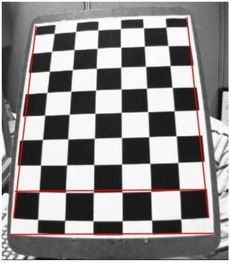
#> input picture chessboard.jpeg, 230 x 263 px, shrunk from 545 x 624 before the run; its folder holds 4 pictures in this run
$ jupyter execute --allow-errors main.ipynb   (Python 2 division)
#> lines starting #> are read from the running program, lines starting #| are printed output that depends on the picture; after the words box and inside, x2 and y2 are one past the last pixel; in counts of white or black regions, pixels touching at a corner belong together
# Part 1

[cell 1]
import numpy as np
import cv2
import glob
import matplotlib.pyplot as plt

[cell 2]
#define a termination criteria
criteria = (cv2.TERM_CRITERIA_EPS + cv2.TERM_CRITERIA_MAX_ITER, 30, 0.001)

#prepare object points
objp = np.zeros((6*7, 3), np.float32)
objp[:, :2] = np.mgrid[0:7,0:6].T.reshape(-1, 2)

#arrays to store object points and image points for all the images
objpoints = [] #3D points in the real world space
imgpoints = [] #2D points i the image plane

images= glob.glob('*.jpeg')

for fname in images:
    img = cv2.imread(fname)
#> img is the input picture: shape (263, 230, 3); mean B, G, R 139.2, 139.2, 142.3
    print(fname)
    gray = cv2.cvtColor(img, cv2.COLOR_BGR2GRAY)
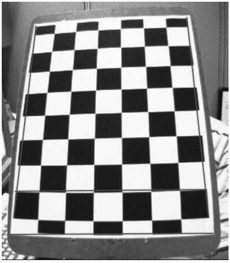
#> gray: shape (263, 230); min 0, max 255, mean 140.2

    #Find the chessboard corners
    ret, corners = cv2.findChessboardCorners(gray, (7, 6), None)
#> ret = True; corners = 42 rows, first 8: [39.1, 191.8], [40.57, 165.2], [42.52, 139.4], [44.69, 115.1], [46.86, 92.41], [49.37, 71.19], [51.66, 51.39], [65.44, 192.6]
    print(ret, corners)
#> (printed output is left out)
    #Add object points and image points after refinement
    if ret == True:
        objpoints.append(objp)

        cv2.cornerSubPix(gray, corners, (11, 11), (-1, -1), criteria)
        imgpoints.append(corners)

        #draw and display the corners
        cv2.drawChessboardCorners(img, (7, 6), corners, ret)
#> img: shape (263, 230, 3); 13.08% of pixels changed, all inside (x1, y1, x2, y2) = (33, 40, 187, 199)
        plt.imshow(img)
        plt.show()

[cell 3]
ret, mtx, dist, revecs, tvecs = cv2.calibrateCamera(objpoints, imgpoints, gray.shape[::-1], None, None)
#> ret = 0.114; mtx = [[233.4, 0, 132.1], [0, 223.5, 112.7], [0, 0, 1]]; dist = [[-0.149, -0.125, 0.00131, -0.0067, 0.312]]; revecs = ([-0.268, -0.193, -1.59],); tvecs = ([-3.34, 2.97, 8.07],)

[cell 4]
img = cv2.imread('chessboard.jpeg')
h, w = img.shape[:2]
#> h = 263; w = 230
newcameramtx, roi = cv2.getOptimalNewCameraMatrix(mtx, dist, (w, h), 1, (w, h))
#> newcameramtx = [[218, 0, 130.4], [0, 207.6, 113.2], [0, 0, 1]]; roi = (5, 3, 220, 252)

[cell 5]
#preform undistortion
dst = cv2.undistort(img, mtx, dist, None, newcameramtx)
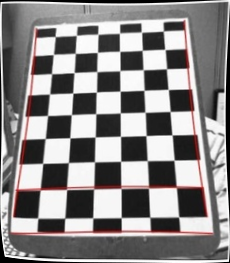
#> dst: shape (263, 230, 3); mean B, G, R 135, 135.1, 138.1

x, y, w, h = roi
#> x = 5; y = 3; w = 220; h = 252
dst = dst[y:y+h, x:x+w]
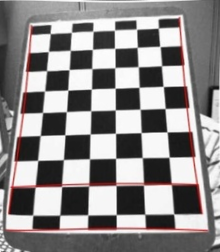
#> dst: shape (252, 220, 3); mean B, G, R 136.8, 136.8, 140.2
cv2.imwrite('calibresult.png', dst)
plt.imshow(dst)

# Part 2

[cell 6]
#Retrieve camera matrix and distortion coefficient
def draw(img, corners, imgpts):
    """
    corners : 4 corners of the chessboard.
    imgpts : endpoint of our axis lines in each of the 3 directions.
    """
    corner = tuple(corners[0].ravel())
    img = cv2.line(img, corner, tuple(imgpts[0].ravel()), (255, 0, 0), 5)
    img = cv2.line(img, corner, tuple(imgpts[1].ravel()), (0, 255, 0), 5)
    img = cv2.line(img, corner, tuple(imgpts[2].ravel()), (0, 0, 255), 5)
    return img

[cell 7]
criteria = (cv2.TERM_CRITERIA_EPS + cv2.TERM_CRITERIA_MAX_ITER, 30, 0.001)
objp = np.zeros((6*7, 3), np.float32)
objp[:, :2] = np.mgrid[0:7, 0:6].T.reshape(-1, 2)

axis = np.float32([[3, 0, 0], [0, 3, 0], [0, 0, -3]]).reshape(-1, 3)

[cell 8]
images= glob.glob('*.jpeg')

for fname in images:
    img = cv2.imread(fname)
    gray = cv2.cvtColor(img, cv2.COLOR_BGR2GRAY)

    #Find the chessboard corners
    ret, corners = cv2.findChessboardCorners(gray, (7, 6), None)
#> ret = True
    #Add object points and image points after refinement
    if ret == True:
        corners2 = cv2.cornerSubPix(gray, corners, (11, 11), (-1, -1), criteria)
#> corners2 = 42 rows, first 8: [38.92, 191.4], [40.54, 165.2], [42.44, 139.4], [44.6, 115.2], [46.79, 92.41], [49.29, 71.15], [51.62, 51.27], [65.56, 191.9]

        #find rotation and translation vectors
        _, rvecs, tvecs, inliers = cv2.solvePnPRansac(objp, corners2, mtx, dist)
#> rvecs = [-0.268, -0.193, -1.59]; tvecs = [-3.34, 2.97, 8.07]; inliers = 42 values from 0 to 41

        #project 3d points to image plane
        imgpts, jac = cv2.projectPoints(axis, rvecs, tvecs, mtx, dist)
#> imgpts = [[44.52, 115.1], [121.9, 191.7], [-16.94, 198.2]]
        img = draw(img, corners2, imgpts)
#> in draw, `corner = tuple(corners[0].ravel())`: corner = (38.92, 191.4)
        plt.imshow(img)

## Render a cube

[cell 9]
def draw(img, corners, imgpts):
    imgpts = np.int32(imgpts).reshape(-1, 2)

    #draw ground floor in green
    img = cv2.drawContours(img, [imgpts[:4]], -1, (0, 255, 0), -3)

    #draw pillars in blue color
    for i, j in zip(range(4), range(4, 8)):
        img = cv2.line(img, tuple(imgpts[i]), tuple(imgpts[j]), (255), 3)

    #draw top layer in red
    img = cv2.drawContours(img, [imgpts[4:]], -1, (0, 0, 255), 3)
    return img

[cell 10]
#modify axis points to include the corners of the cube
axis = np.float32([[0, 0, 0], [0, 3, 0], [3, 3, 0], [3, 0, 0], [0, 0, -3], [0, 3, -3], [3, 3, -3], [3, 0, -3]])

[cell 11]
images= glob.glob('*.jpeg')

for fname in images:
    img = cv2.imread(fname)
    gray = cv2.cvtColor(img, cv2.COLOR_BGR2GRAY)

    #Find the chessboard corners
    ret, corners = cv2.findChessboardCorners(gray, (7, 6), None)
    #Add object points and image points after refinement
    if ret == True:
        corners2 = cv2.cornerSubPix(gray, corners, (11, 11), (-1, -1), criteria)

        #find rotation and translation vectors
        _, rvecs, tvecs, inliers = cv2.solvePnPRansac(objp, corners2, mtx, dist)

        #project 3d points to image plane
        imgpts, jac = cv2.projectPoints(axis, rvecs, tvecs, mtx, dist)
#> imgpts = [[38.98, 191.5], [121.9, 191.7], [121.2, 112.5], [44.52, 115.1], [-16.94, 198.2], [109.4, 198.7], [110, 80], [1.15, 85.88]]
        img = draw(img, corners2, imgpts)
#> in draw, `imgpts = np.int32(imgpts).reshape(-1, 2)`: imgpts = [[38, 191], [121, 191], [121, 112], [44, 115], [-16, 198], [109, 198], [109, 79], [1, 85]]
#> after the loop in draw, `for i, j in zip(range(4), range(4, 8)):`:
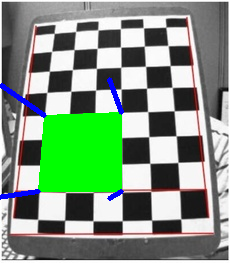
#> img: shape (263, 230, 3); mean B, G, R 127.3, 150.7, 126.7
#> in draw, `img = cv2.drawContours(img, [imgpts[4:]], -1, (0, 0, 255), 3)`: img: shape (263, 230, 3); 2.84% of pixels changed, all inside (x1, y1, x2, y2) = (0, 77, 112, 201)
        plt.imshow(img)

# Part 3

[cell 12]
import cv2
import matplotlib.pyplot as plt
import numpy as np

[cell 13]
img1 = cv2.imread('laptop_left.jpg')
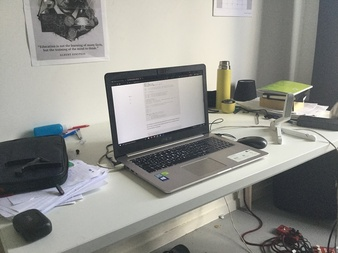
#> input picture laptop_left.jpg, 338 x 253 px, shrunk from 800 x 600 before the run
#> img1 is the input picture: shape (253, 338, 3); mean B, G, R 141.7, 146.8, 146.6
img2 = cv2.imread('laptop_right.jpg')
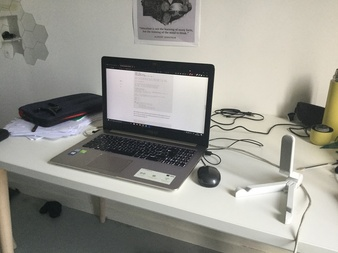
#> input picture laptop_right.jpg, 338 x 253 px, shrunk from 800 x 600 before the run
#> img2 is the input picture: shape (253, 338, 3); mean B, G, R 144.1, 151.7, 152.9

[cell 14]
sift = cv2.xfeatures2d.SIFT_create()
#find keypoints descriptors
kp1, des1 = sift.detectAndCompute(img1, None)
#> kp1 = 311 keypoints; strongest (x, y, size): (113, 79, 12), (321, 112, 9.2), (255, 143, 10.9), (113, 87, 2)
kp2, des2 = sift.detectAndCompute(img2, None)
#> kp2 = 233 keypoints; strongest (x, y, size): (206, 70, 11.2), (214, 181, 2.3), (207, 177, 14.3), (304, 115, 25.5)

#FLANN parameters
FLANN_INDEX_KDTREE = 0
index_params = dict(algorithm = FLANN_INDEX_KDTREE, trees = 5)
search_params = dict(checks = 50)

flann = cv2.FlannBasedMatcher(index_params, search_params)
matches = flann.knnMatch(des1, des2, k = 2)
#> matches = 311 matches

good = []
pts1 = []
pts2 = []

for i, (m, n) in enumerate(matches):
    if m.distance < 0.8*n.distance:
        good.append(m)
        pts2.append(kp2[m.trainIdx].pt)
        pts1.append(kp1[m.queryIdx].pt)
#> after the loop, good = 33 matches; pts1 = 33 pairs, first value 16.64 to 315.9, second value 22.42 to 245.9; pts2 = 33 pairs, first value 32.54 to 330.8, second value 7.2 to 200.9

[cell 15]
#Calculate the fundamental matrix
pts1 = np.int32(pts1)
#> pts1 = 33 pairs, first value 16 to 315, second value 22 to 245
pts2 = np.int32(pts2)
#> pts2 = 33 pairs, first value 32 to 330, second value 7 to 200
F, mask = cv2.findFundamentalMat(pts1, pts2, cv2.FM_LMEDS)
#> F = [[1.76e-05, 2.4e-05, -0.0069], [-7.79e-05, 2.51e-05, 0.0191], [0.00227, -0.0186, 1]]; mask = 33 values, max 1 at index 3, min 0 at index 0, mean 0.606

#Select only inlier points
pts1 = pts1[mask.ravel() == 1]
#> pts1 = 20 rows, first 8: [38, 22], [39, 57], [39, 192], [44, 28], [44, 28], [54, 189], [57, 32], [60, 192]
pts2 = pts2[mask.ravel() == 1]
#> pts2 = 20 rows, first 8: [141, 7], [139, 37], [62, 124], [145, 13], [145, 13], [32, 125], [154, 16], [33, 129]

[cell 16]
colors = np.random.randint(0,255,(256, 3))
def drawlines(img,lines,pts1, pts2):
    ''' img1 - image on which we draw the epilines for the points in img2
        lines - corresponding epilines '''
    _, c = img.shape[:2]

    i = 0
    for r, pt1, pt2 in zip(lines, pts1, pts2):
        i += 1
        color = colors[i % 256].tolist()
        x0,y0 = map(int, [0, -r[2]/r[1] ])
        x1,y1 = map(int, [c, -(r[2]+r[0]*c)/r[1] ])
        cv2.line(img, (x0,y0), (x1,y1), color, 1)
        cv2.circle(img, tuple(pt1), 5 , color, -1)
    return img

[cell 17]
#finding and drawing epilines on the right image
lines1 = cv2.computeCorrespondEpilines(pts2.reshape(-1, 1, 2), 2, F)
#> lines1 = 20 rows, first 8: [0.269, -0.963, 10.26], [0.127, -0.992, 51.6], [-0.409, -0.913, 191.2], [0.249, -0.969, 16.18], [0.249, -0.969, 16.18], [-0.424, -0.906, 194.7], [0.249, -0.969, 16.18], [-0.441, -0.897, 198.8]
lines1 = lines1.reshape(-1, 3)
img5 = drawlines(img1, lines1, pts1, pts2)
#> the loop in drawlines, `for r, pt1, pt2 in zip(lines, pts1, pts2):` made 20 passes
#> (r, pt1, pt2, color, y0, y1) on passes 1 to 9: ([0.269, -0.963, 10.26], [38, 22], [141, 7], [192, 67, 251], 10, 104), ([0.127, -0.992, 51.6], [39, 57], [139, 37], [195, 103, 9], 52, 95), ([-0.409, -0.913, 191.2], [39, 192], [62, 124], [211, 21, 242], 209, 58), ([0.249, -0.969, 16.18], [44, 28], [145, 13], [36, 87, 70], 16, 103), ([0.249, -0.969, 16.18], [44, 28], [145, 13], [216, 88, 140], 16, 103), ([-0.424, -0.906, 194.7], [54, 189], [32, 125], [58, 193, 230], 214, 56), ([0.249, -0.969, 16.18], [57, 32], [154, 16], [39, 87, 174], 16, 103), ([-0.441, -0.897, 198.8], [60, 192], [33, 129], [88, 81, 165], 221, 55), ([0.25, -0.968, 15.74], [76, 36], [170, 21], [25, 77, 72], 16, 103)
#> after the loop in drawlines, `for r, pt1, pt2 in zip(lines, pts1, pts2):`:
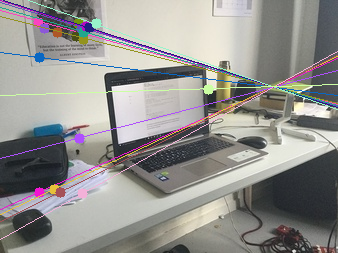
#> img: shape (253, 338, 3); mean B, G, R 143, 145.8, 147.3
#> after the loop in drawlines, `for r, pt1, pt2 in zip(lines, pts1, pts2):`: i = 20

#on the left image
lines2 = cv2.computeCorrespondEpilines(pts1.reshape(-1, 1, 2), 1, F)
#> lines2 = 20 rows, first 8: [-0.323, 0.946, 38.29], [-0.267, 0.964, 1.42], [-0.0766, 0.997, -118.9], [-0.316, 0.949, 33.44], [-0.316, 0.949, 33.44], [-0.0718, 0.997, -121.9], [-0.315, 0.949, 32.66], [-0.0641, 0.998, -126.6]
lines2 = lines2.reshape(-1, 3)
img3 = drawlines(img2, lines2, pts2, pts1)
#> the loop in drawlines (call 2), `for r, pt1, pt2 in zip(lines, pts1, pts2):` made 20 passes
#> (r, pt1, pt2, color, y0, y1) on passes 1 to 9: ([-0.323, 0.946, 38.29], [141, 7], [38, 22], [192, 67, 251], -40, 74), ([-0.267, 0.964, 1.42], [139, 37], [39, 57], [195, 103, 9], -1, 92), ([-0.0766, 0.997, -118.9], [62, 124], [39, 192], [211, 21, 242], 119, 145), ([-0.316, 0.949, 33.44], [145, 13], [44, 28], [36, 87, 70], -35, 77), ([-0.316, 0.949, 33.44], [145, 13], [44, 28], [216, 88, 140], -35, 77), ([-0.0718, 0.997, -121.9], [32, 125], [54, 189], [58, 193, 230], 122, 146), ([-0.315, 0.949, 32.66], [154, 16], [57, 32], [39, 87, 174], -34, 77), ([-0.0641, 0.998, -126.6], [33, 129], [60, 192], [88, 81, 165], 126, 148), ([-0.316, 0.949, 33.72], [170, 21], [76, 36], [25, 77, 72], -35, 77)
#> after the loop in drawlines (call 2), `for r, pt1, pt2 in zip(lines, pts1, pts2):`:
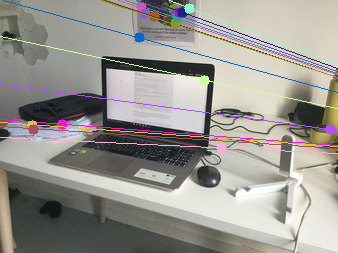
#> img: shape (253, 338, 3); mean B, G, R 145.2, 150.8, 153.5
#> after the loop in drawlines (call 2), `for r, pt1, pt2 in zip(lines, pts1, pts2):`: i = 20
print(lines1.shape, lines2.shape)
#| (20, 3) (20, 3)
plt.imshow(img5)
plt.show()
plt.imshow(img3)
plt.show()

[cell 18]
cv2.imwrite('foo1.jpg',img5)
cv2.imwrite('foo2.jpg',img3)
#> Out = True

# Part 4

[cell 19]
imgL = cv2.imread('left.jpg')
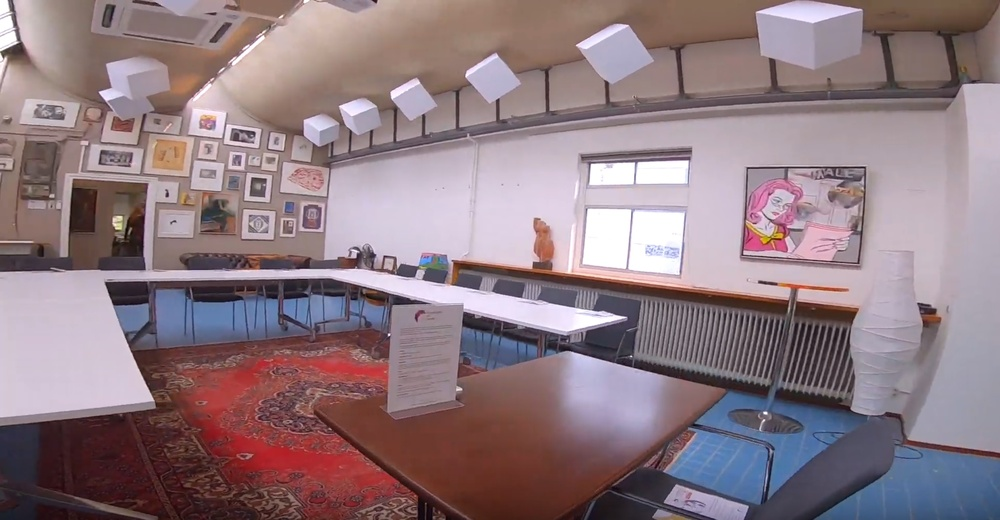
#> input picture left.jpg, 1000 x 520 px, shrunk from 2369 x 1232 before the run
#> imgL is the input picture: shape (520, 1000, 3); mean B, G, R 129.9, 123.1, 143
imgR = cv2.imread('right.jpg')

imgL_new=cv2.cvtColor(imgL, cv2.COLOR_BGR2GRAY)
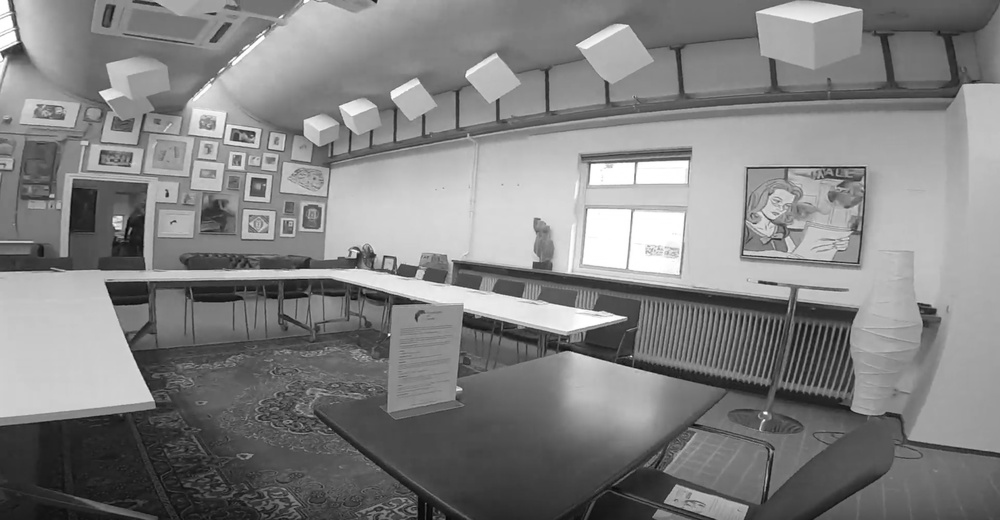
#> imgL_new: shape (520, 1000); min 5, max 255, mean 129.9
#> (the rest of this cell did not finish here and is left out)
